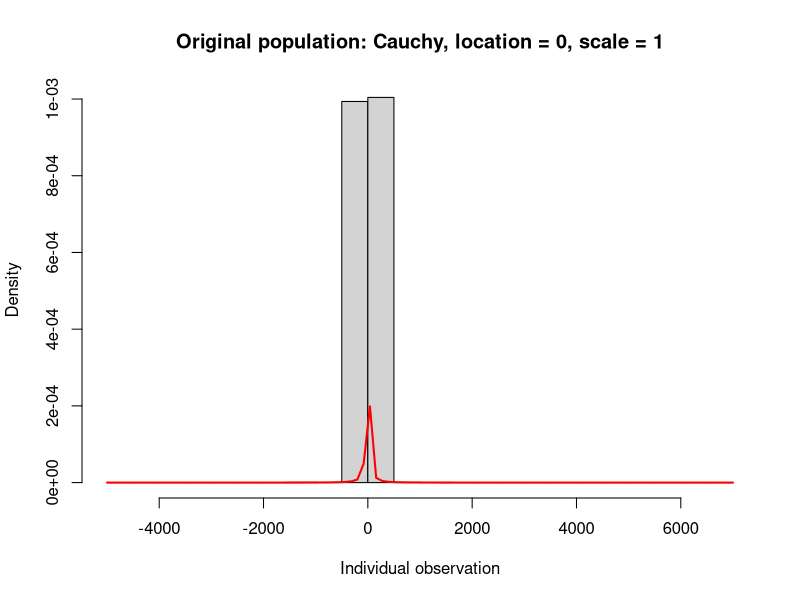
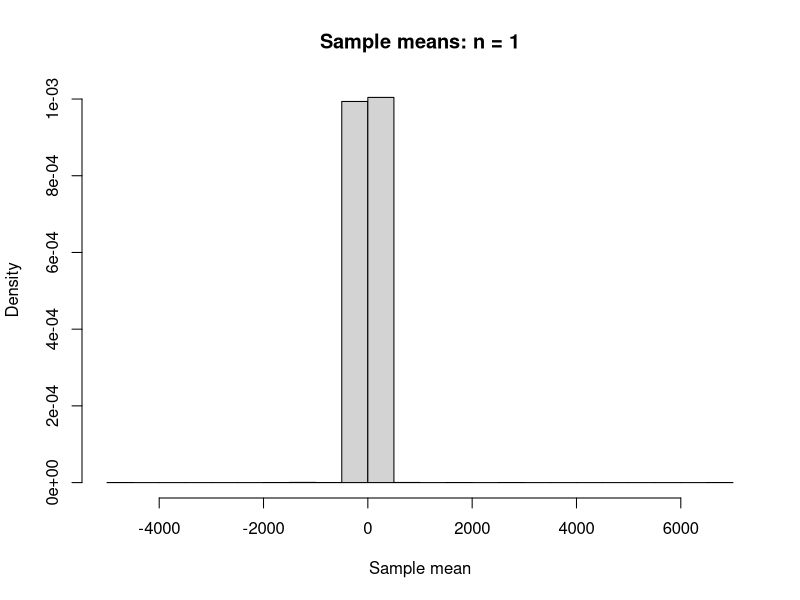
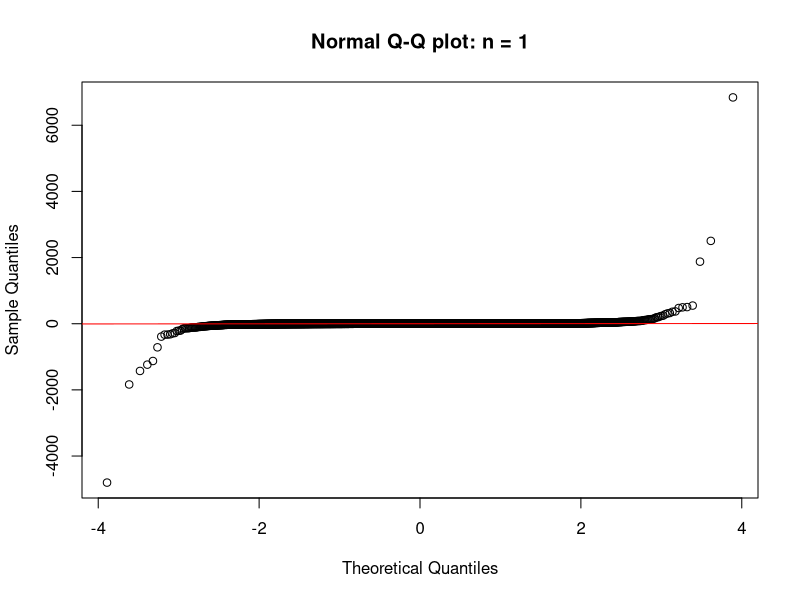
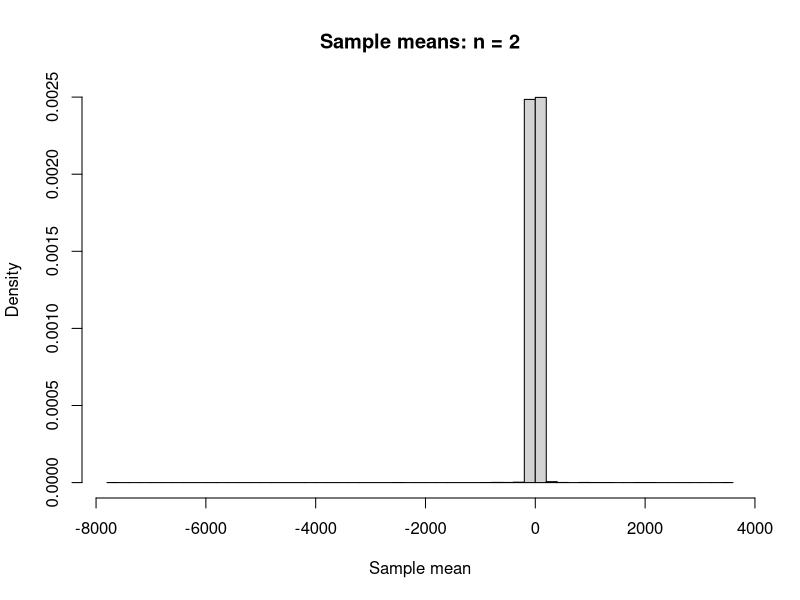
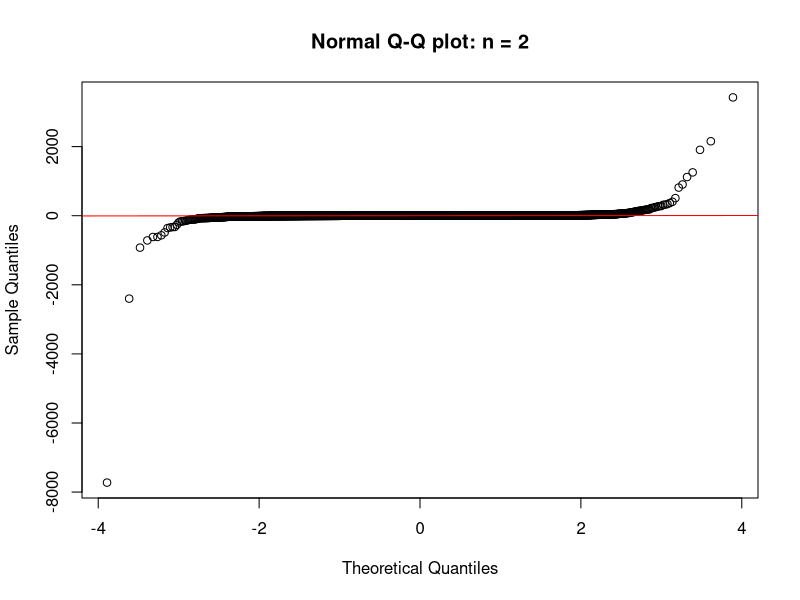
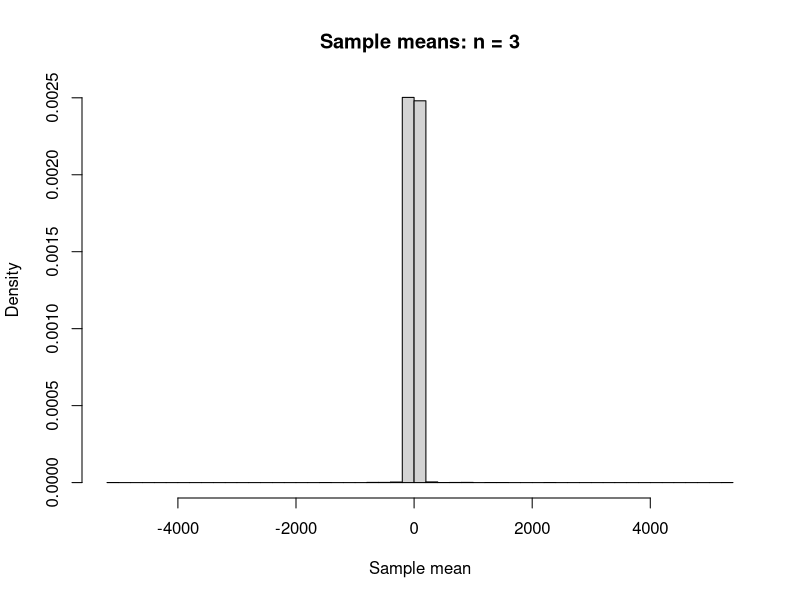
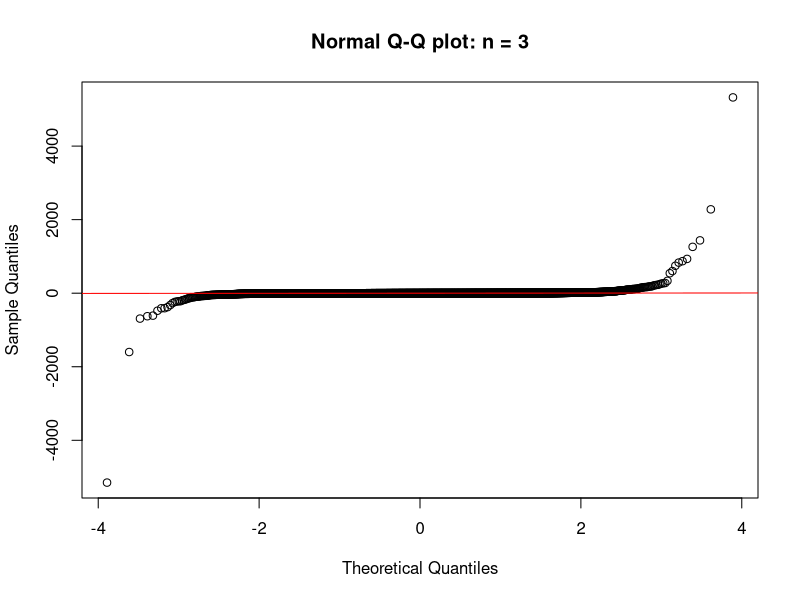
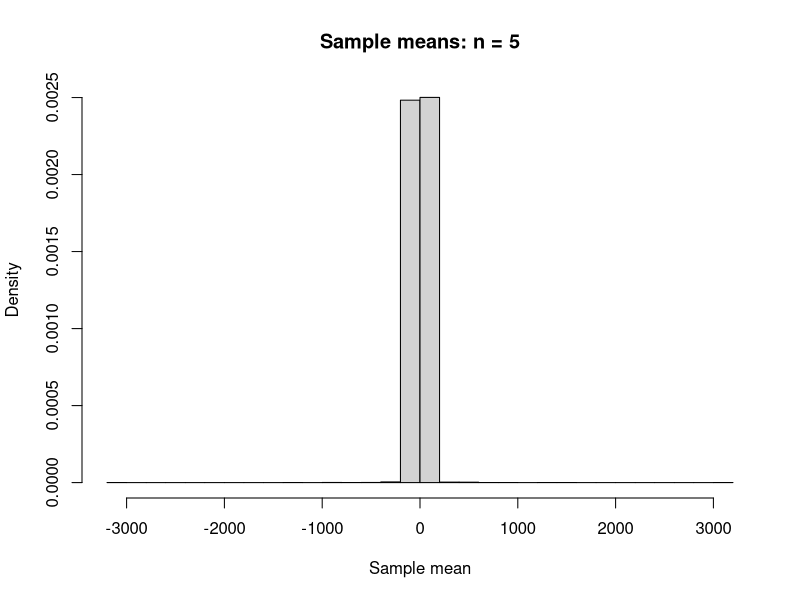

Reproduce these figures in R, in order.
## ---- chunk 1
seed <- 9686
B <- 10000
set.seed(seed)

population_sample <- rcauchy(B, location = 0, scale = 1)

hist(
  population_sample,
  breaks = 40,
  probability = TRUE,
  main = "Original population: Cauchy, location = 0, scale = 1",
  xlab = "Individual observation"
)

curve(dcauchy(x, location = 0, scale = 1), add = TRUE, col = "red", lwd = 2)
## ---- chunk 2
sample_sizes <- c(1, 2, 3, 5, 10, 20, 30, 50, 100, 1000)
results <- data.frame()

normal_quartiles <- qnorm(c(0.25, 0.75))

for (n in sample_sizes) {
  set.seed(seed)
  means <- replicate(
    B,
    mean(rcauchy(n, location = 0, scale = 1))
  )
  
  # Get Q-Q point coordinates without drawing a plot
  qq_points <- qqnorm(means, plot.it = FALSE)
  
  # Reconstruct the reference line drawn by qqline()
  observed_quartiles <- as.numeric(
    quantile(means, c(0.25, 0.75))
  )
  
  slope <- diff(observed_quartiles) / diff(normal_quartiles)
  intercept <- observed_quartiles[1] -
    slope * normal_quartiles[1]
  
  # Measure vertical departures from the line
  line_values <- intercept + slope * qq_points$x
  differences <- qq_points$y - line_values
  
  qq_rmse <- sqrt(mean(differences^2))
  normalized_qq_rmse <- qq_rmse / slope
  
  results <- rbind(
    results,
    data.frame(
      n = n,
      simulated_mean = mean(means),
      simulated_SD_of_means = sd(means),
      theoretical_SE = NA_real_,
      QQ_RMSE = qq_rmse,
      normalized_QQ_RMSE = normalized_qq_rmse
    )
  )
  
  if (n %in% c(1, 2, 3, 5, 10, 20, 30, 50, 100, 1000)) {
    hist(
      means,
      breaks = 40,
      probability = TRUE,
      main = paste("Sample means: n =", n),
      xlab = "Sample mean",
      ylab = "Density"
    )
        
    qqnorm(means, main = paste("Normal Q-Q plot: n =", n))
    qqline(means, col = "red")
  }
}

knitr::kable(results, digits = 4)
## ---- chunk 3
sample_sizes <- c(1, 2, 3, 5, 10, 20, 30, 50, 100, 1000)
results <- data.frame()

normal_quartiles <- qnorm(c(0.25, 0.75))

for (n in sample_sizes) {
  set.seed(0176)
  means <- replicate(
    B,
    mean(rcauchy(n, location = 0, scale = 1))
  )
  
  # Get Q-Q point coordinates without drawing a plot
  qq_points <- qqnorm(means, plot.it = FALSE)
  
  # Reconstruct the reference line drawn by qqline()
  observed_quartiles <- as.numeric(
    quantile(means, c(0.25, 0.75))
  )
  
  slope <- diff(observed_quartiles) / diff(normal_quartiles)
  intercept <- observed_quartiles[1] -
    slope * normal_quartiles[1]
  
  # Measure vertical departures from the line
  line_values <- intercept + slope * qq_points$x
  differences <- qq_points$y - line_values
  
  qq_rmse <- sqrt(mean(differences^2))
  normalized_qq_rmse <- qq_rmse / slope
  
  results <- rbind(
    results,
    data.frame(
      n = n,
      simulated_mean = mean(means),
      simulated_SD_of_means = sd(means),
      theoretical_SE = NA_real_,
      QQ_RMSE = qq_rmse,
      normalized_QQ_RMSE = normalized_qq_rmse
    )
  )
  
  if (n %in% c(1, 2, 3, 5, 10, 20, 30, 50, 100, 1000)) {
    hist(
      means,
      breaks = 40,
      probability = TRUE,
      main = paste("Sample means: n =", n),
      xlab = "Sample mean",
      ylab = "Density"
    )
        
    qqnorm(means, main = paste("Normal Q-Q plot: n =", n))
    qqline(means, col = "red")
  }
}

knitr::kable(results, digits = 4)
